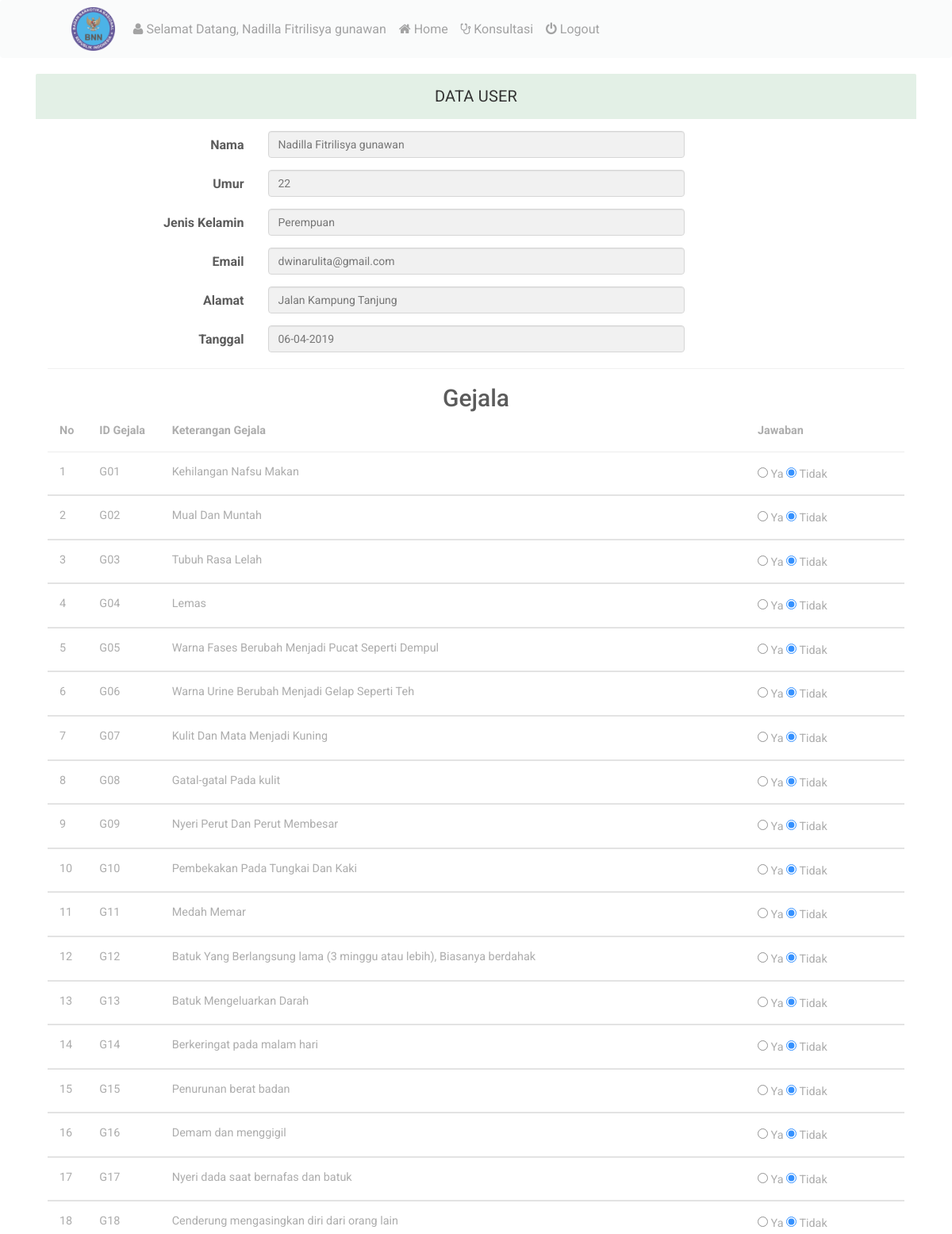
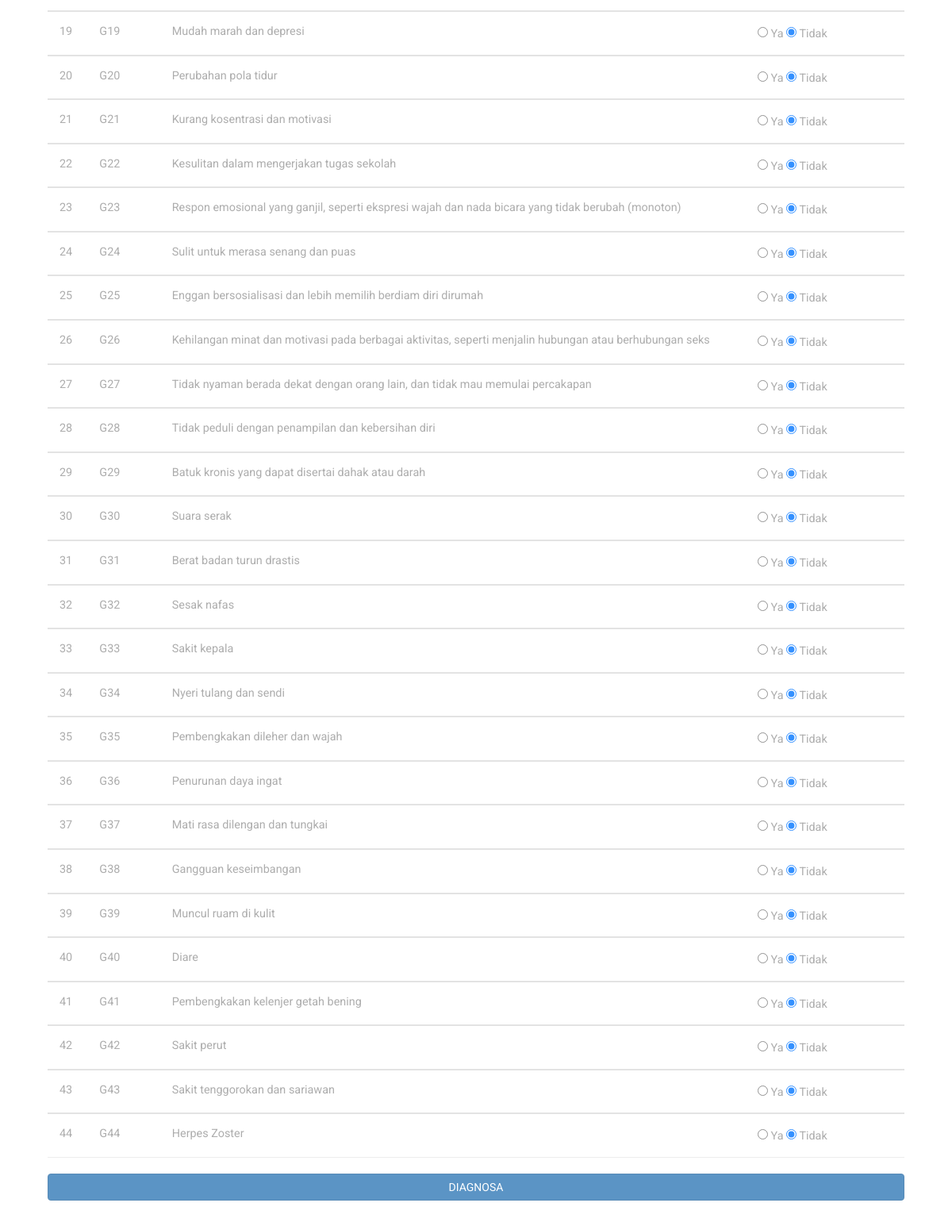
/user/konsultasi.php (signed in), run on the app's committed database (2 pictures, top to bottom).
### tables this page shows
CREATE TABLE `user` (
  `id` int(11) NOT NULL,
  `username` varchar(32) NOT NULL,
  `password` varchar(255) NOT NULL,
  `nama` varchar(32) NOT NULL,
  `umur` varchar(10) NOT NULL,
  `jk` varchar(15) NOT NULL,
  `email` varchar(32) NOT NULL,
  `alamat` varchar(50) NOT NULL,
  `level` varchar(11) NOT NULL,
  `tgl` varchar(20) NOT NULL
);

CREATE TABLE `gejala` (
  `id_gejala` varchar(5) NOT NULL,
  `nm_gejala` varchar(191) NOT NULL,
  `cf` varchar(100) NOT NULL
);

### assets/module/koneksi.php (called while the page is built)
<?php
$conn = mysqli_connect("localhost", "root", "", "sp_kandungan");
function query($query)
{
	global $conn;
	$result = mysqli_query($conn, $query);
	$rows = [];
	while ($row = mysqli_fetch_assoc($result)) {
		$rows[] = $row;
	}
	return $rows;
}

### user/konsultasi.php (the view, shortened to what this page needs)
<?php
require 'header.php';
$dgjl = query("SELECT * FROM gejala ORDER BY id_gejala ASC");
$pasien = query("SELECT * FROM user WHERE id = '$_SESSION[logUser]'")[0];
?>
<section class="container">
	<div class="panel panel-default" style="opacity: 0.8 ">
		<div class="panel-heading">DATA USER</div>
		<div class="panel-body">
			<form action="" method="post">
				<div class="form">
					<div class="cmxform form-horizontal ">
						<div class="form-group ">
							<label for="id" class="control-label col-lg-3">Nama</label>
							<div class="col-lg-6">
								<input class="form-control" type="text" value="<?= $pasien['nama']; ?>" disabled>
							</div>
						</div>
						<div class="form-group ">
							<label for="id" class="control-label col-lg-3">Umur</label>
							<div class="col-lg-6">
								<input type="text" value="<?= $pasien['umur']; ?>" class="form-control" disabled>
							</div>
						</div>
						<div class="form-group ">
							<label for="id" class="control-label col-lg-3">Jenis Kelamin</label>
							<div class="col-lg-6">
								<input type="text" value="<?= $pasien['jk']; ?>" class="form-control" disabled>
							</div>
						</div>
						<div class="form-group ">
							<label for="id" class="control-label col-lg-3">Email</label>
							<div class="col-lg-6">
								<input type="text" value="<?= $pasien['email']; ?>" class="form-control" disabled>
							</div>
						</div>
						<div class="form-group ">
							<label for="id" class="control-label col-lg-3">Alamat</label>
							<div class="col-lg-6">
								<input type="text" value="<?= $pasien['alamat']; ?>" class="form-control" disabled>
							</div>
						</div>
						<div class="form-group ">
							<label for="id" class="control-label col-lg-3">Tanggal</label>
							<div class="col-lg-6">
								<input type="text" value="<?= $pasien['tgl']; ?>" class="form-control" disabled>
							</div>
						</div>
					</div>
				</div>
				<hr>
				<h2 align="center">
					Gejala
				</h2>
				<table class="table" ui-jq="footable" ui-options='{
								"paging": {
					          	"enabled": true
					        },
					        	"filtering": {
					          	"enabled": true
					        },
					        	"sorting": {
					          	"enabled": true
					        }}'>
					<thead>
						<tr>
							<th data-breakpoints="xs">No</th>
							<th>ID Gejala</th>
							<th>Keterangan Gejala</th>
							<th style="width: 200px;">Jawaban</th>
						</tr>
					</thead>
					<?php
					$no = 1;
					foreach ($dgjl as $row) :
						?>
						<tbody>
							<tr>
								<td><?= $no; ?></td>
								<td><?= $row["id_gejala"]; ?></td>
								<td><?= $row["nm_gejala"]; ?></td>
								<td>
									<input type="radio" name="<?= $row['id_gejala']; ?>" value="<?= $row['cf']; ?>"> Ya
									<input type="radio" name="<?= $row['id_gejala']; ?>" value="0" checked> Tidak
								</td>
							</tr>
							<?php $no++; ?>
						<?php endforeach ?>
						</tbody>
				</table>
				<button type="submit" class="btn btn-primary btn-block" name="btn_diagnosa">DIAGNOSA</button>
			</form>
		</div>
	</div>
</section>
<?php require 'footer.php'; ?>

### user/header.php (shortened to what this page needs)
<?php
require '../assets/module/koneksi.php';
?>
<!DOCTYPE html>
<html>
<head>
	<link rel="stylesheet" href="../assets/css/bootsrap4.min.css">
	<link rel="stylesheet" href="../assets/css/bootstrap.min.css">
	<link href="../assets/css/style.css" rel='stylesheet' type='text/css' />
	<link href="../assets/css/style-responsive.css" rel="stylesheet" />
	<link rel="stylesheet" href="../assets/css/font.css" type="text/css" />
	<link href="../assets/css/font-awesome.css" rel="stylesheet">
	<link rel="stylesheet" href="../assets/css/morris.css" type="text/css" />
	<link rel="stylesheet" href="../assets/css/monthly.css">
</head>
<body>
	<nav class="navbar navbar-expand-lg navbar-light bg-light" style="opacity: 0.7 ">
		<div class="container">
			<a href="index.php" class="">
				&nbsp;&nbsp;&nbsp;&nbsp;&nbsp;<img style="padding-left:25px; padding-top:0px; position: center" width="80" src="../assets/images/bnn.png">
			</a>
			<div class="collapse navbar-collapse" id="navbarNav">
				<ul class="navbar-nav">
					<?php
					$pasien = query("SELECT * FROM user WHERE id = '$_SESSION[logUser]'")[0];
					?>
					<li class="nav-item">
						<a class="nav-link" href="index.php"><span class="fa fa-user"></span> Selamat Datang, <?php echo $pasien['nama'] ?></a>
					</li>
					<li class="nav-item">
						<a class="nav-link" href="index.php"><span class="fa fa-home"></span> Home</a>
					</li>
					<li class="nav-item">
						<a class="nav-link" href="konsultasi.php"><span class="fa icon-stethoscope"></span> Konsultasi</a>
					</li>
					<li class="nav-item">
						<a class="nav-link" href="logout.php"><span class="fa icon-off"></span> Logout</a>
					</li>
				</ul>
			</div>
		</div>
	</nav>

### assets/css/style.css (style rules this page uses)
h4, h5, h6, h1, h2, h3 { margin: 0; }
ul, ol { margin: 0; }
html, body { font-family: 'Roboto', sans-serif; font-size: 100%; overflow-x: hidden; background-size:cover; }
body a { transition: 0.5s all ease; -webkit-transition: 0.5s all ease; -moz-transition: 0.5s all ease; -o-transition: 0.5s all ease; -ms-transition: 0.5s all ease; text-decoration:none; }
h1,h2,h3,h4,h5,h6 { margin:0; }
ul,label { margin:0; padding:0; }
.panel-heading { position: relative; height: 57px; line-height: 57px; letter-spacing: 0.2px; color: #000; font-size: 18px; font-weight: 400; padding: 0 16px; background:#ddede0; border-top-right-radius: 2px; border-top-left-radius: 2px; text-transform: uppercase; text-align: center; }
.panel { border: none ! important; }
.table>thead>tr>th { border-bottom: 1px solid #e1ab91 ! important; }
.table>tbody>tr>td, .table>tbody>tr>th, .table>tfoot>tr>td, .table>tfoot>tr>th, .table>thead>tr>td, .table>thead>tr>th { border-bottom: 1px solid #e9e9e9 ! important; }
.table > thead > tr > th, .table > tbody > tr > th, .table > tfoot > tr > th, .table > thead > tr > td, .table > tbody > tr > td, .table > tfoot > tr > td { border-top: none !important; }
.table td, .table>tbody>tr>td, .table>tbody>tr>th, .table>tfoot>tr>td, .table>tfoot>tr>th, .table>thead>tr>td, .table>thead>tr>th { padding: 15px!important; }
.table > thead > tr > th, .table > tbody > tr > th, .table > tfoot > tr > th, .table > thead > tr > td, .table > tbody > tr > td, .table > tfoot > tr > td { font-size: 0.9em; color: #999; border-top: none !important; }
.panel-default>.panel-heading { color: #000000 ! important; background-color: #ddede0 ! important; border-color: #ddede0 ! important; font-size: 20px; }

### data on the page
user: nama "Nadilla Fitrilisya gunawan", umur "22", jk "Perempuan", email "dwinarulita@gmail.com", alamat "Jalan Kampung Tanjung", tgl "06-04-2019"
gejala: id_gejala "G01", nm_gejala "Kehilangan Nafsu Makan"
gejala: id_gejala "G02", nm_gejala "Mual Dan Muntah"
gejala: id_gejala "G03", nm_gejala "Tubuh Rasa Lelah"
gejala: id_gejala "G04", nm_gejala "Lemas"
gejala: id_gejala "G05", nm_gejala "Warna Fases Berubah Menjadi Pucat Seperti Dempul"
gejala: id_gejala "G06", nm_gejala "Warna Urine Berubah Menjadi Gelap Seperti Teh"
gejala: id_gejala "G07", nm_gejala "Kulit Dan Mata Menjadi Kuning"
gejala: id_gejala "G08", nm_gejala "Gatal-gatal Pada kulit"
gejala: id_gejala "G09", nm_gejala "Nyeri Perut Dan Perut Membesar"
gejala: id_gejala "G10", nm_gejala "Pembekakan Pada Tungkai Dan Kaki"
gejala: id_gejala "G11", nm_gejala "Medah Memar"
gejala: id_gejala "G12", nm_gejala "Batuk Yang Berlangsung lama (3 minggu atau lebih), Biasanya berdahak"
gejala: id_gejala "G13", nm_gejala "Batuk Mengeluarkan Darah"
gejala: id_gejala "G14", nm_gejala "Berkeringat pada malam hari"
gejala: id_gejala "G15", nm_gejala "Penurunan berat badan"
gejala: id_gejala "G16", nm_gejala "Demam dan menggigil"
gejala: id_gejala "G17", nm_gejala "Nyeri dada saat bernafas dan batuk"
gejala: id_gejala "G18", nm_gejala "Cenderung mengasingkan diri dari orang lain"
gejala: id_gejala "G19", nm_gejala "Mudah marah dan depresi"
gejala: id_gejala "G20", nm_gejala "Perubahan pola tidur"
gejala: id_gejala "G21", nm_gejala "Kurang kosentrasi dan motivasi"
gejala: id_gejala "G22", nm_gejala "Kesulitan dalam mengerjakan tugas sekolah"
gejala: id_gejala "G23", nm_gejala "Respon emosional yang ganjil, seperti ekspresi wajah dan nada bicara yang tidak berubah (monoton)"
gejala: id_gejala "G24", nm_gejala "Sulit untuk merasa senang dan puas"
gejala: id_gejala "G25", nm_gejala "Enggan bersosialisasi dan lebih memilih berdiam diri dirumah"
gejala: id_gejala "G26", nm_gejala "Kehilangan minat dan motivasi pada berbagai aktivitas, seperti menjalin hubungan atau berhubungan seks"
gejala: id_gejala "G27", nm_gejala "Tidak nyaman berada dekat dengan orang lain, dan tidak mau memulai percakapan"
gejala: id_gejala "G28", nm_gejala "Tidak peduli dengan penampilan dan kebersihan diri"
gejala: id_gejala "G29", nm_gejala "Batuk kronis yang dapat disertai dahak atau darah"
gejala: id_gejala "G30", nm_gejala "Suara serak"
gejala: id_gejala "G31", nm_gejala "Berat badan turun drastis"
gejala: id_gejala "G32", nm_gejala "Sesak nafas"
gejala: id_gejala "G33", nm_gejala "Sakit kepala"
gejala: id_gejala "G34", nm_gejala "Nyeri tulang dan sendi"
gejala: id_gejala "G35", nm_gejala "Pembengkakan dileher dan wajah"
gejala: id_gejala "G36", nm_gejala "Penurunan daya ingat"
gejala: id_gejala "G37", nm_gejala "Mati rasa dilengan dan tungkai"
gejala: id_gejala "G38", nm_gejala "Gangguan keseimbangan"
gejala: id_gejala "G39", nm_gejala "Muncul ruam di kulit"
gejala: id_gejala "G40", nm_gejala "Diare"
gejala: id_gejala "G41", nm_gejala "Pembengkakan kelenjer getah bening"
gejala: id_gejala "G42", nm_gejala "Sakit perut"
gejala: id_gejala "G43", nm_gejala "Sakit tenggorokan dan sariawan"
gejala: id_gejala "G44", nm_gejala "Herpes Zoster"
